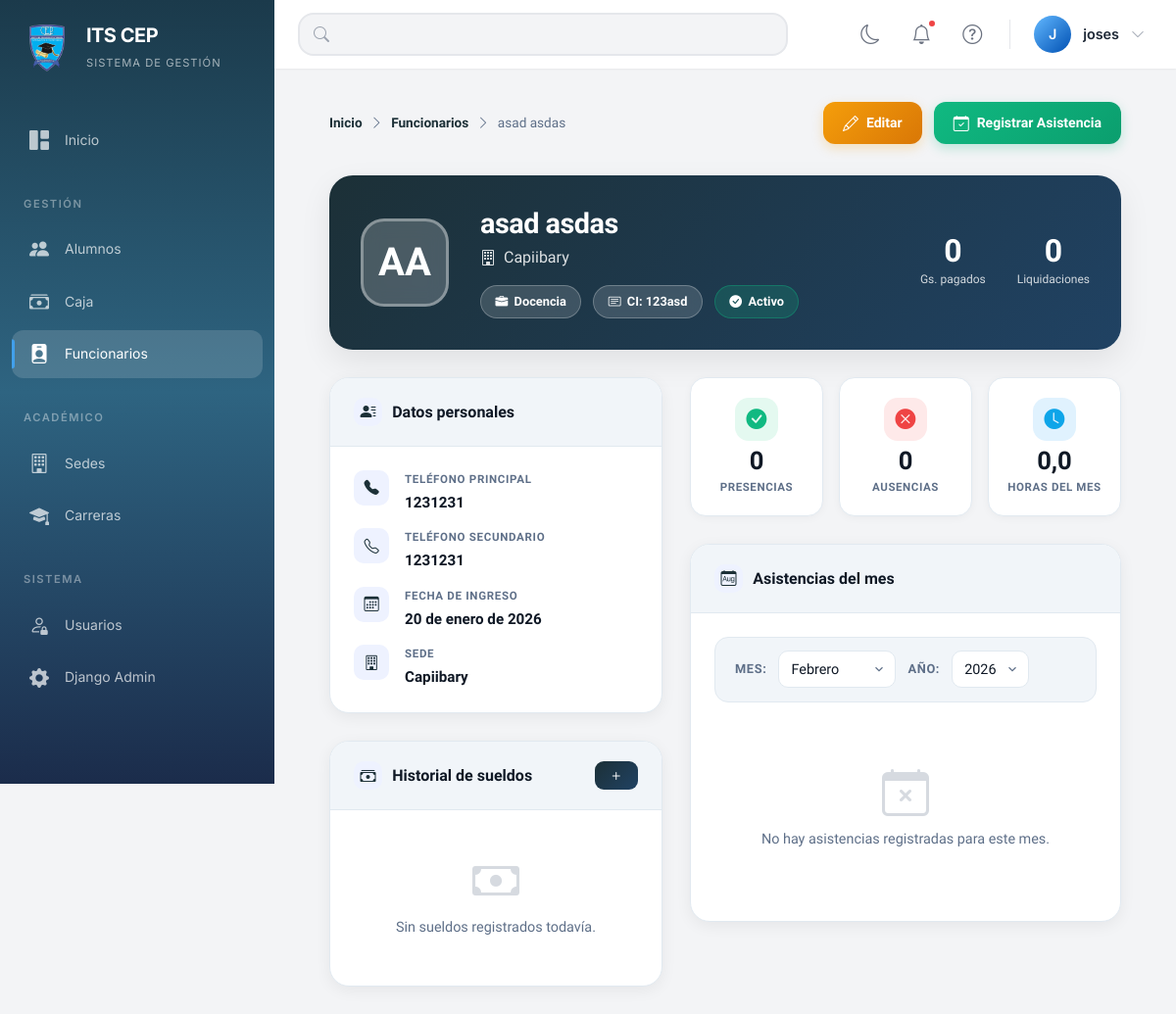
The app's page /funcionarios/1/ (signed in), older data.
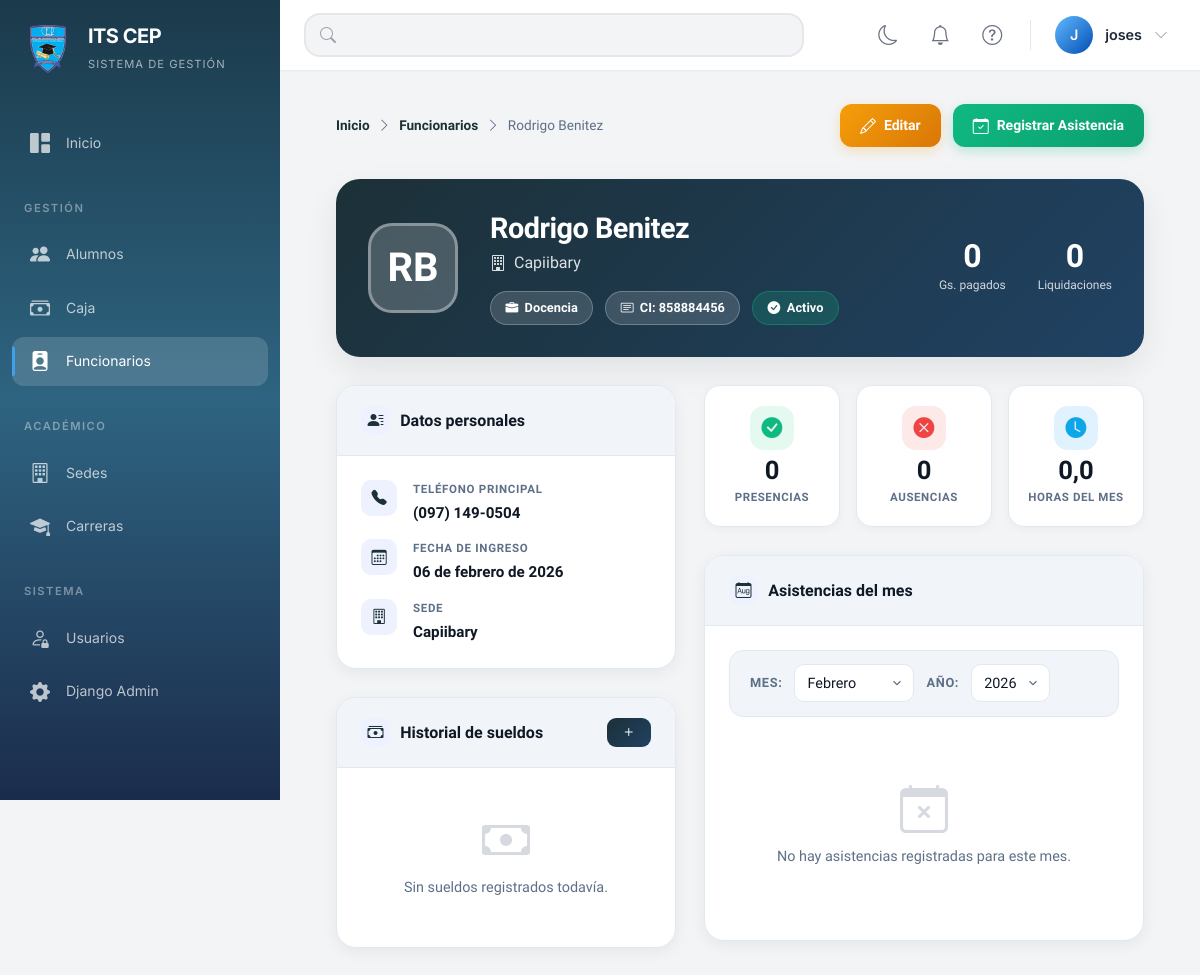
The same page, newer data.
### sysapp/models.py (models this page shows, shortened)
class Funcionario(models.Model):
    CARGO_CHOICES = [
        ('DOCENCIA', 'Docencia'),
        ('ADMINISTRATIVO', 'Administrativo'),
        ('DIRECCION', 'Dirección'),
        ('OTRO', 'Otro'),
    ]
    sede = models.ForeignKey(Sede, on_delete=models.CASCADE, related_name='funcionarios', verbose_name="Sede")
    nombre = models.CharField(max_length=100, verbose_name="Nombre")
    apellido = models.CharField(max_length=100, verbose_name="Apellido")
    cedula = models.CharField(max_length=20, unique=True, verbose_name="Cédula")
    cargo = models.CharField(max_length=20, choices=CARGO_CHOICES, verbose_name="Cargo")
    telefono_principal = models.CharField(max_length=20, verbose_name="Teléfono Principal")
    telefono_secundario = models.CharField(max_length=20, blank=True, verbose_name="Teléfono Secundario")
    fecha_ingreso = models.DateField(verbose_name="Fecha de Ingreso")
    activo = models.BooleanField(default=True, verbose_name="Activo")
    class Meta:
        verbose_name = "Funcionario"
        verbose_name_plural = "Funcionarios"
        ordering = ['apellido', 'nombre']
    @property
    def nombre_completo(self):
        return f"{self.nombre} {self.apellido}"
    def total_egresos(self):
        return self.egresos_funcionario.aggregate(
            models.Sum('monto')
        )['monto__sum'] or 0

class Sede(models.Model):
    nombre = models.CharField(max_length=200, verbose_name="Nombre")
    direccion = models.TextField(verbose_name="Dirección")
    telefono = models.CharField(max_length=20, verbose_name="Teléfono")
    activa = models.BooleanField(default=True, verbose_name="Activa")
    fecha_creacion = models.DateTimeField(auto_now_add=True, verbose_name="Fecha de Creación")
    class Meta:
        verbose_name = "Sede"
        verbose_name_plural = "Sedes"
        ordering = ['nombre']

### sysapp/views.py (the view)
# urls.py: path('funcionarios/<int:funcionario_id>/', views.detalle_funcionario, name='detalle_funcionario'),
@login_required
def detalle_funcionario(request, funcionario_id):
    funcionario = get_object_or_404(Funcionario, pk=funcionario_id)
    hoy   = timezone.now().date()
    anio  = int(request.GET.get('anio', hoy.year))
    mes   = int(request.GET.get('mes',  hoy.month))
    asistencias_mes = funcionario.asistencias.filter(
        fecha__year=anio, fecha__month=mes
    ).order_by('-fecha')
    total_presencias = asistencias_mes.filter(presente=True).count()
    total_ausencias  = asistencias_mes.filter(presente=False).count()
    total_horas_mes  = asistencias_mes.aggregate(
        models.Sum('horas_trabajadas')
    )['horas_trabajadas__sum'] or 0
    egresos = funcionario.egresos_funcionario.all().order_by('-fecha')
    total_egresos_pagados = funcionario.total_egresos()
    historial_asistencias = funcionario.asistencias.all()[:50]
    MESES = [
        (1,'Enero'),(2,'Febrero'),(3,'Marzo'),(4,'Abril'),
        (5,'Mayo'),(6,'Junio'),(7,'Julio'),(8,'Agosto'),
        (9,'Septiembre'),(10,'Octubre'),(11,'Noviembre'),(12,'Diciembre'),
    ]
    anios_disponibles = list(range(hoy.year - 3, hoy.year + 1))
    return render(request, 'funcionarios/detalleFuncionario.html', {
        'funcionario':          funcionario,
        'asistencias_mes':      asistencias_mes,
        'total_presencias':     total_presencias,
        'total_ausencias':      total_ausencias,
        'total_horas_mes':      total_horas_mes,
        'egresos':              egresos,
        'total_egresos_pagados':total_egresos_pagados,
        'historial_asistencias':historial_asistencias,
        'mes_seleccionado':     mes,
        'anio_seleccionado':    anio,
        'meses':                MESES,
        'anios':                anios_disponibles,
    })

### sysapp/templates/funcionarios/detalleFuncionario.html (shortened to what the changed rows need)
{% extends 'base.html' %}
{% block content %}
<div class="df mt-5">
    <div class="df-head">
        <div class="df-breadcrumb">
            <a href="{% url 'dashboard' %}">Inicio</a>
            <i class="bi bi-chevron-right"></i>
            <a href="{% url 'lista_funcionarios' %}">Funcionarios</a>
            <i class="bi bi-chevron-right"></i>
            <span>{{ funcionario.nombre_completo }}</span>
        </div>
    </div>
    <div class="df-hero">
        <div class="df-hero-avatar">
            {{ funcionario.nombre|first|upper }}{{ funcionario.apellido|first|upper }}
        </div>
        <div class="df-hero-info">
            <h1 class="df-hero-name">{{ funcionario.nombre_completo }}</h1>
            <p class="df-hero-sub">
                <i class="bi bi-building"></i>
                {{ funcionario.sede.nombre }}
            </p>
            <div class="df-hero-tags">
                <span class="df-hero-tag">
                    <i class="bi bi-briefcase-fill"></i>
                    {{ funcionario.get_cargo_display }}
                </span>
                <span class="df-hero-tag">
                    <i class="bi bi-card-text"></i>
                    CI: {{ funcionario.cedula }}
                </span>
                {% if funcionario.activo %}
                <span class="df-hero-tag" style="background:rgba(16,185,129,.2); border-color:rgba(16,185,129,.35);">
                    <i class="bi bi-check-circle-fill"></i> Activo
                </span>
                {% else %}
                <span class="df-hero-tag" style="background:rgba(239,68,68,.2); border-color:rgba(239,68,68,.35);">
                    <i class="bi bi-x-circle-fill"></i> Inactivo
                </span>
                {% endif %}
            </div>
        </div>
        <div class="df-hero-stats">
            {% if user.is_staff %}
            <div>
            </div>
            {% endif %}
            <div>
            </div>
        </div>
    </div>
    <div class="df-grid">
        <div>
            <div class="df-card">
                <div class="df-card-header">
                    <h2 class="df-card-title"><i class="bi bi-person-lines-fill"></i> Datos personales</h2>
                </div>
                <div class="df-card-body">
                    <ul class="df-info-list">
                        <li class="df-info-item">
                            <div class="df-info-content">
                                <div class="df-info-label">Teléfono principal</div>
                                <div class="df-info-value">{{ funcionario.telefono_principal }}</div>
                            </div>
                        </li>
                        {% if funcionario.telefono_secundario %}
                        <li class="df-info-item">
                            <div class="df-info-icon"><i class="bi bi-telephone"></i></div>
                            <div class="df-info-content">
                                <div class="df-info-label">Teléfono secundario</div>
                                <div class="df-info-value">{{ funcionario.telefono_secundario }}</div>
                            </div>
                        </li>
                        {% endif %}
                        <li class="df-info-item">
                            <div class="df-info-content">
                                <div class="df-info-label">Fecha de ingreso</div>
                                <div class="df-info-value">{{ funcionario.fecha_ingreso|date:"d \d\e F \d\e Y" }}</div>
                            </div>
                        </li>
                        <li class="df-info-item">
                            <div class="df-info-content">
                                <div class="df-info-label">Sede</div>
                                <div class="df-info-value">{{ funcionario.sede.nombre }}</div>
                            </div>
                        </li>
                    </ul>
                </div>
            </div>
            <div class="df-card">
                <div class="df-card-header">
                    <h2 class="df-card-title"><i class="bi bi-cash-stack"></i> Historial de sueldos</h2>
                </div>
            </div>
        </div>
        <div>
            <div class="df-card">
                <div class="df-card-header">
                    <h2 class="df-card-title"><i class="bi bi-calendar-month"></i> Asistencias del mes</h2>
                </div>
            </div>
        </div>
    </div>
</div>
{% endblock %}

### sysapp/templates/base.html (shortened to what the changed rows need)
{% load static %}
<html lang="es">
<head>
    <link href="https://cdn.jsdelivr.net/npm/bootstrap@5.3.0/dist/css/bootstrap.min.css" rel="stylesheet">
    <link rel="stylesheet" href="https://cdn.jsdelivr.net/npm/bootstrap-icons@1.11.0/font/bootstrap-icons.css">
    <link rel="stylesheet" href="{% static 'css/base.css' %}">
    <link rel="stylesheet" href="{% static 'css/responsive_improvements.css' %}">
    <link rel="stylesheet" href="{% static 'css/print.css' %}" media="print">
</head>
<body>
<aside class="sidebar" id="sidebar" aria-label="Menú principal de navegación">
    <div class="sidebar-brand" role="banner">
        <div class="brand-info">
            <h1 class="brand-name">ITS CEP</h1>
        </div>
    </div>
</aside>
<main class="main-content" id="main-content" role="main">
    <header class="top-bar" role="banner">
        <div class="top-bar-right">
            <div class="position-relative d-inline-block">
                <button class="top-bar-btn" id="notificationsToggle" title="Notificaciones" aria-label="Notificaciones" aria-expanded="false" type="button">
                    <i class="bi bi-bell"></i>
                    {% if total_notificaciones > 0 %}
                    <span class="notification-dot" aria-hidden="true"></span>
                    {% endif %}
                </button>
            </div>
        </div>
    </header>
    <div class="content-wrapper animate-fadeIn">
        {% block content %}{% endblock %}
    </div>
</main>
</body>
</html>

Row changes from the older to the newer data that the page shows:
changed Funcionario "Docencia": nombre_completo "asad asdas" → "Rodrigo Benitez"; nombre|first "A" → "R"; apellido|first "A" → "B"; cedula "123asd" → "858884456"; telefono_principal "1231231" → "(097) 149-0504"; fecha_ingreso "20 de enero de 2026" → "06 de febrero de 2026"; telefono_secundario "1231231" → (not shown)
Text that changed along with them:
text no longer shown: "TELÉFONO SECUNDARIO"
